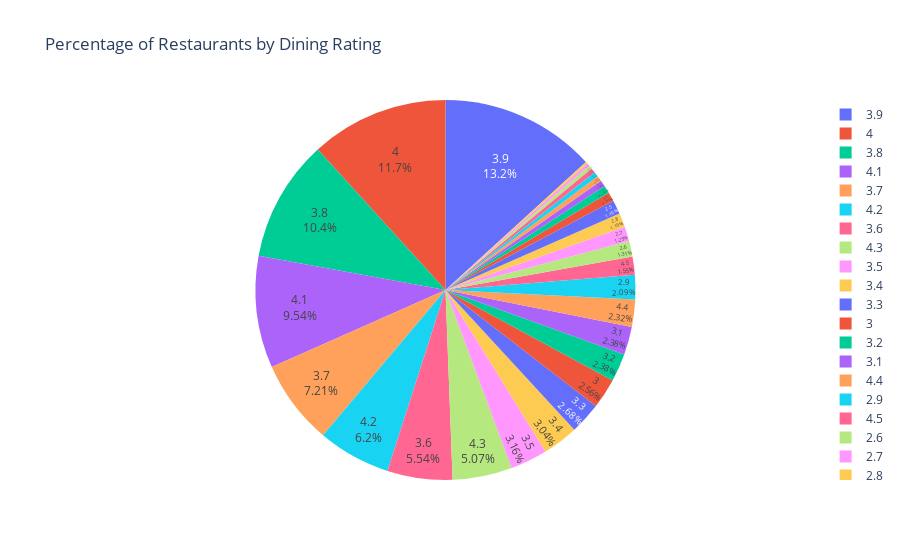

The code cell stored with this chart in its notebook:
### Code cell
fig = px.pie(dining_rating_df, names = 'Dining Rating', values = 'Count of Restaurant', color = 'Dining Rating', 
            title = 'Percentage of Restaurants by Dining Rating').update_traces(textposition='inside', textinfo = 'percent+label')
fig.show()

### Figure 1 — Plotly figure (JSON) as saved in the notebook; plotly's stock layout.template omitted (floating-point values rounded to 4 significant figures)
{"data": [{"customdata": [[3.9], [4.0], [3.8], [4.1], [3.7], [4.2], [3.6], [4.3], [3.5], [3.4], [3.3], [3.0], [3.2], [3.1], [4.4], [2.9], [4.5], [2.6], [2.7], [2.8], [2.5], [2.4], [4.6], [4.7], [2.3], [4.9], [2.2], [2.1], [2.0], [4.8]], "domain": {"x": [0, 1], "y": [0, 1]}, "hovertemplate": "Dining Rating=%{customdata[0]}<br>Count of Restaurant=%{value}<extra></extra>", "labels": [3.9, 4.0, 3.8, 4.1, 3.7, 4.2, 3.6, 4.3, 3.5, 3.4, 3.3, 3.0, 3.2, 3.1, 4.4, 2.9, 4.5, 2.6, 2.7, 2.8, 2.5, 2.4, 4.6, 4.7, 2.3, 4.9, 2.2, 2.1, 2.0, 4.8], "legendgroup": "", "marker": {"colors": ["#636efa", "#EF553B", "#00cc96", "#ab63fa", "#FFA15A", "#19d3f3", "#FF6692", "#B6E880", "#FF97FF", "#FECB52", "#636efa", "#EF553B", "#00cc96", "#ab63fa", "#FFA15A", "#19d3f3", "#FF6692", "#B6E880", "#FF97FF", "#FECB52", "#636efa", "#EF553B", "#00cc96", "#ab63fa", "#FFA15A", "#19d3f3", "#FF6692", "#B6E880", "#FF97FF", "#FECB52"]}, "name": "", "showlegend": true, "textinfo": "percent+label", "textposition": "inside", "type": "pie", "values": [222, 197, 174, 160, 121, 104, 93, 85, 53, 51, 45, 43, 40, 40, 39, 35, 26, 22, 21, 20, 20, 13, 11, 9, 8, 7, 7, 5, 4, 3]}], "layout": {"legend": {"tracegroupgap": 0}, "title": {"text": "Percentage of Restaurants by Dining Rating"}}}
